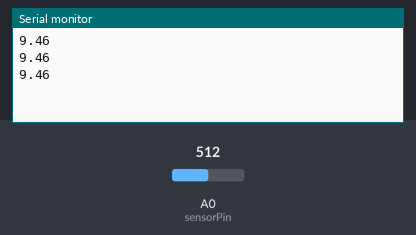
Recording of a sketch running on a simulated Arduino Uno, built with avr-gcc and run on an emulated ATmega328P. Parts: the last lines printed to the serial monitor. The inputs (shaded band) are chosen by the test bench; at power-on: A0 (sensorPin) = 512.

Above: at 1.3 s.
1.4 s: A0 (sensorPin) set to 0
At 1.9 s:
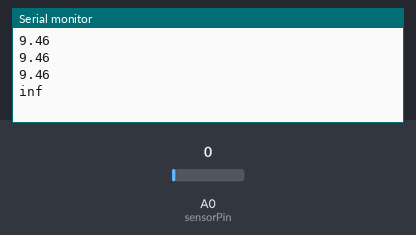
3.5 s: A0 (sensorPin) set to 122
At 3.9 s:
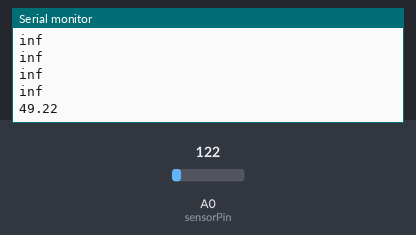

The sketch:

serial_communication.ino
```cpp
//arduino source

int sensorPin = A0;
//int distance = 0;
void setup() {
  // put your setup code here, to run once:
  Serial.begin(115200);
  pinMode(sensorPin,INPUT);
}

void loop() {
  // put your main code here, to run repeatedly:
  //int data = analogRead(sensorPin);
  //int volt = map(data,0,1023,0,5000);
  //distance = (21.61/(volt-0.1696))*1000;
  float distance = 12343.85 * pow(analogRead(sensorPin),-1.15);
  Serial.println(distance);
  //if(Serial.available()){
  //  Serial.write(distance);
  delay(500);
  //}
}
```

Measured:
- after the input at 1.4 s, the serial monitor: prints a new line after 0.10 s (image 1)
- after the input at 3.5 s, the serial monitor: prints a new line at once (image 2)
